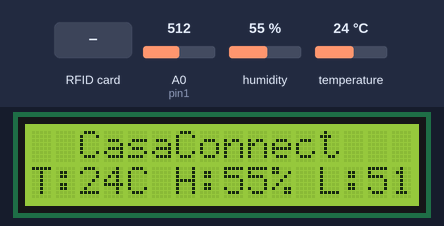
A sketch run on a simulated ESP8266 (NodeMCU). Parts: 16×2 character LCD. Inputs (shaded band) come from the test bench; at power-on: humidity 55 %, A0 (pin1) = 512, temperature 24 °C. WiFi joins after 1.5 s; servers stay silent unless stated; no MQTT or app messages arrive unless stated; what the sketch prints to the serial monitor is not drawn.

Above: at 5.6 s.
5.7 s: RFID card 5E 7A 19 C4 held to the reader
At 6.1 s:
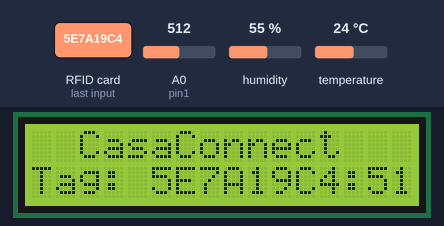
11.5 s: humidity set to 22 %
At 16.2 s:
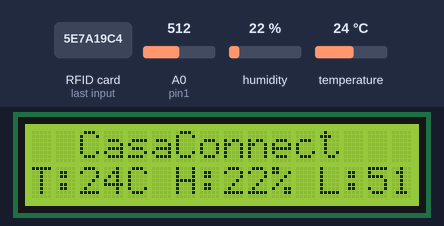
16.5 s: A0 (pin1) set to 716
At 20.6 s:
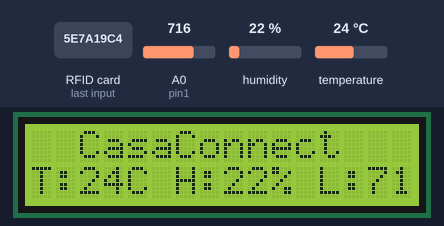
21.6 s: temperature set to 12 °C
At 25.9 s:
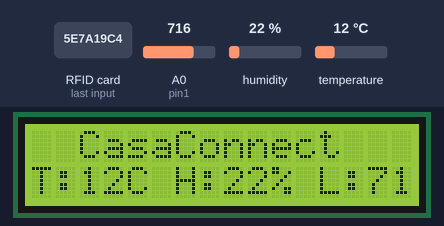
26.6 s: A0 (pin1) set to 900
At 31.2 s:
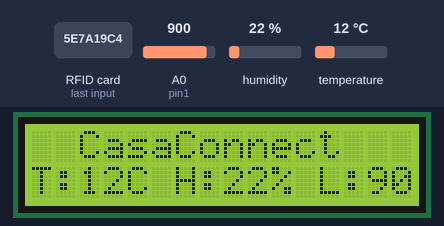
31.6 s: humidity set to 40 %
At 36.5 s:
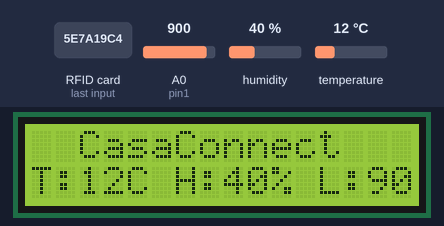
Timing chart, 0 to 37.6 s (numbered marks = the images above; inputs shaded):
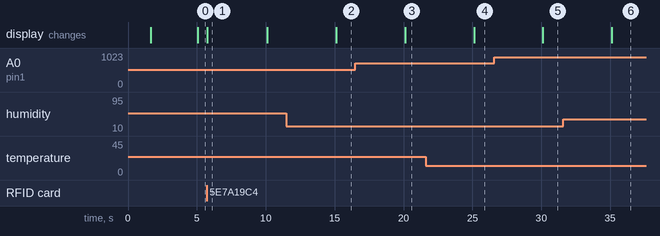

Measured:
- after the input at 5.7 s, the display: changes at once (image 1)
- after the input at 11.5 s, the display: changes after 3.6 s (image 2)
- after the input at 16.5 s, the display: changes after 3.6 s (image 3)
- after the input at 21.6 s, the display: changes after 3.5 s (image 4)
- after the input at 26.6 s, the display: changes after 3.5 s (image 5)
- after the input at 31.6 s, the display: changes after 3.5 s (image 6)
- what the display in image 1 shows lasts 4.4 s, from 5.7 s to 10.1 s

The sketch:

esp8266_Rfid_Photosensor_DHT11_LCD.ino
```cpp
 #include <ESP8266WiFi.h>
#include <PubSubClient.h>
#include <Arduino.h>
#include <Adafruit_Sensor.h>
#include <DHT.h>
#include <SPI.h>
#include <MFRC522.h>
#include <Wire.h>
#include <LiquidCrystal_I2C.h>
LiquidCrystal_I2C lcd(0x27, 16, 2);
#define SS_PIN D8
#define RST_PIN D0
#define DHTPIN D4
#define DHTTYPE DHT11
MFRC522 rfid(SS_PIN, RST_PIN); // Instance of the class
MFRC522::MIFARE_Key key;
// Init array that will store new NUID
byte nuidPICC[4];

//const char* ssid = "TP-LINK_6BAC";
//const char* password = "95706801";
//const char* mqtt_server = "192.168.0.159";

const char* ssid = "iPhone";
const char* password = "boss1234";
const char* mqtt_server = "172.20.10.2";

DHT dht(DHTPIN, DHTTYPE);
WiFiClient vanieriot;
PubSubClient client(vanieriot);

const int pin1 = A0;
int sensorVal;
const int ANALOG_READ_PIN = 36;
const int RESOLUTION = 12;
long now = millis();
long lastMeasure = 0;
int lcdColumns = 16;
int lcdRows = 2;
String messageStatic = "CasaConnect";
String messageToScroll = "This is a scrolling message with more than 16 characters";


void setup_wifi()
{
  delay(10);
  // We start by connecting to a WiFi network
  Serial.println();
  Serial.print("Connecting to ");
  Serial.println(ssid);
  WiFi.begin(ssid, password);
  while (WiFi.status() != WL_CONNECTED)
  {
    delay(500);
    Serial.print(".");
  }
  Serial.println("");
  Serial.print("WiFi connected - ESP-8266 IP address: ");
  Serial.println(WiFi.localIP());
}
void callback(String topic, byte *message, unsigned int length)
{
  Serial.print("Message arrived on topic: ");
  Serial.print(topic);
  Serial.print(". Message: ");
  String messagein;

  for (int i = 0; i < length; i++)
  {
    Serial.print((char)message[i]);
    messagein += (char)message[i];
  }
}
void reconnect()
{
  while (!client.connected())
  {
    Serial.print("Attempting MQTT connection...");
    if (client.connect("vanieriot"))
    {
      Serial.println("connected");
    }
    else
    {
      Serial.print("failed, rc=");
      Serial.print(client.state());
      Serial.println(" try again in 3 seconds");
      // Wait 5 seconds before retrying
      delay(3000);
    }
  }
}

void setup()
{
    Serial.begin(115200);
  lcd.init();   // initializing the LCD

  lcd.clear();
  lcd.backlight();
  lcd.setCursor(0, 0);
    lcd.print("Welcome to");
    lcd.setCursor(0, 1);
    lcd.print("CasaConnect!");
  SPI.begin(); // Init SPI bus
  rfid.PCD_Init(); // Init MFRC522
  Serial.println();
  Serial.print(F("Reader :"));
  rfid.PCD_DumpVersionToSerial();
  for (byte i = 0; i < 6; i++) {
      key.keyByte[i] = 0xFF;
  }
  Serial.println();
  Serial.println(F("This code scan the MIFARE Classic NUID."));
  Serial.print(F("Using the following key:"));
  printHex(key.keyByte, MFRC522::MF_KEY_SIZE);

  dht.begin();
  setup_wifi();
  client.setServer(mqtt_server, 1883);
  client.setCallback(callback);
  pinMode(pin1, INPUT);
  lcd.clear();
}
void loop()
{
  if (!client.connected())
  {
    reconnect();
  }
  if (!client.loop())
    client.connect("vanieriot");

  now = millis();
  if (now - lastMeasure > 5000)
  {
    lastMeasure = now;
    float t = analogRead(pin1);
    float tem = dht.readTemperature();
    float humi = dht.readHumidity();
    lcd.setCursor(0, 0);
    Serial.print("Temperature is: ");
    Serial.print(tem);
    Serial.print(" *C; Humidity is: ");
    Serial.print(humi);
    Serial.println("");
    String hs="Humidity: "+String((int)humi)+" % ";
    String ts="Temp: "+String((int)tem)+" C ";
    lcd.setCursor(2, 0);
    lcd.print(messageStatic);
    //messageToScroll = ("Temp: "+String((int)tem)+" C | Humidity: "+String((int)humi)+" % | Light: "+String((int)t)+" ");
    //scrollText(1, messageToScroll, 250, lcdColumns);
    lcd.setCursor(0, 1);
    lcd.print("T:"+String((int)tem)+"C H:"+String((int)humi)+"% L:"+String((int)t));


    static char temp[7];
    dtostrf(tem, 6, 2, temp);
    client.publish("get-current-temperature", temp);
    static char humid[7];
    dtostrf(humi, 6, 2, humid);
    client.publish("get-current-humidity", humid);

    static char res[7];
    dtostrf(t, 6, 0, res);
    client.publish("get-light-intensity", res);

    Serial.print("Intensity is: ");
    Serial.print(t);
    Serial.println("");
  }

  // Reset the loop if no new card present on the sensor/reader. This saves the entire process when idle.
  if ( ! rfid.PICC_IsNewCardPresent())
      return;
  // Verify if the NUID has been readed
  if ( ! rfid.PICC_ReadCardSerial())
      return;
  Serial.print(F("PICC type: "));
  MFRC522::PICC_Type piccType = rfid.PICC_GetType(rfid.uid.sak);
  Serial.println(rfid.PICC_GetTypeName(piccType));
  // Check is the PICC of Classic MIFARE type
  if (piccType != MFRC522::PICC_TYPE_MIFARE_MINI &&
          piccType != MFRC522::PICC_TYPE_MIFARE_1K &&
          piccType != MFRC522::PICC_TYPE_MIFARE_4K) {
      Serial.println(F("Your tag is not of type MIFARE Classic."));
      return;
  }
  if (rfid.uid.uidByte[0] != nuidPICC[0] ||
          rfid.uid.uidByte[1] != nuidPICC[1] ||
          rfid.uid.uidByte[2] != nuidPICC[2] ||
          rfid.uid.uidByte[3] != nuidPICC[3] ) {
      Serial.println(F("A new card has been detected."));
      // Store NUID into nuidPICC array
      for (byte i = 0; i < 4; i++) {
          nuidPICC[i] = rfid.uid.uidByte[i];
      }
      Serial.println(F("The NUID tag is:"));
      Serial.print(F("In hex: "));
      printHex(rfid.uid.uidByte, rfid.uid.size);
      lcd.setCursor(0, 1);
      Serial.println();
      Serial.print(F("In dec: "));
      printDec(rfid.uid.uidByte, rfid.uid.size);
      Serial.println();
      char str[32] = "";
      array_to_string(rfid.uid.uidByte, 4, str); // Insert (byte array, length, char array for output)
      Serial.println(str);                       // Print the output uid string
      lcd.print("Tag: "+String(str));
      client.publish("get-current-tag", str);
  }
  else Serial.println(F("Card read previously."));
  lcd.setCursor(0, 1);
  char str[32] = "";
  array_to_string(rfid.uid.uidByte, 4, str);
  lcd.print("Tag: "+String(str));


  // Halt PICC
  rfid.PICC_HaltA();
  // Stop encryption on PCD
  rfid.PCD_StopCrypto1();
}
/**
    Helper routine to dump a byte array as hex values to Serial.
*/
void printHex(byte *buffer, byte bufferSize) {
  for (byte i = 0; i < bufferSize; i++) {
      Serial.print(buffer[i] < 0x10 ? " 0" : " ");
      Serial.print(buffer[i], HEX);
  }
}
/**
    Helper routine to dump a byte array as dec values to Serial.
*/
void printDec(byte *buffer, byte bufferSize) {
  for (byte i = 0; i < bufferSize; i++) {
      Serial.print(buffer[i] < 0x10 ? " 0" : " ");
      Serial.print(buffer[i], DEC);
  }
}

void array_to_string(byte array[], unsigned int len, char buffer[])
{
  for (unsigned int i = 0; i < len; i++)
  {
    byte nib1 = (array[i] >> 4) & 0x0F;
    byte nib2 = (array[i] >> 0) & 0x0F;
    buffer[i * 2 + 0] = nib1 < 0xA ? '0' + nib1 : 'A' + nib1 - 0xA;
    buffer[i * 2 + 1] = nib2 < 0xA ? '0' + nib2 : 'A' + nib2 - 0xA;
  }
  buffer[len * 2] = '\0';
}

void scrollText(int row, String message, int delayTime, int lcdColumns) {
  for (int i=0; i < lcdColumns; i++) {
    message = " " + message;
  }
  message = message + " ";
  for (int pos = 0; pos < message.length(); pos++) {
    lcd.setCursor(0, row);
    lcd.print(message.substring(pos, pos + lcdColumns));
    delay(delayTime);
  }
}
```
